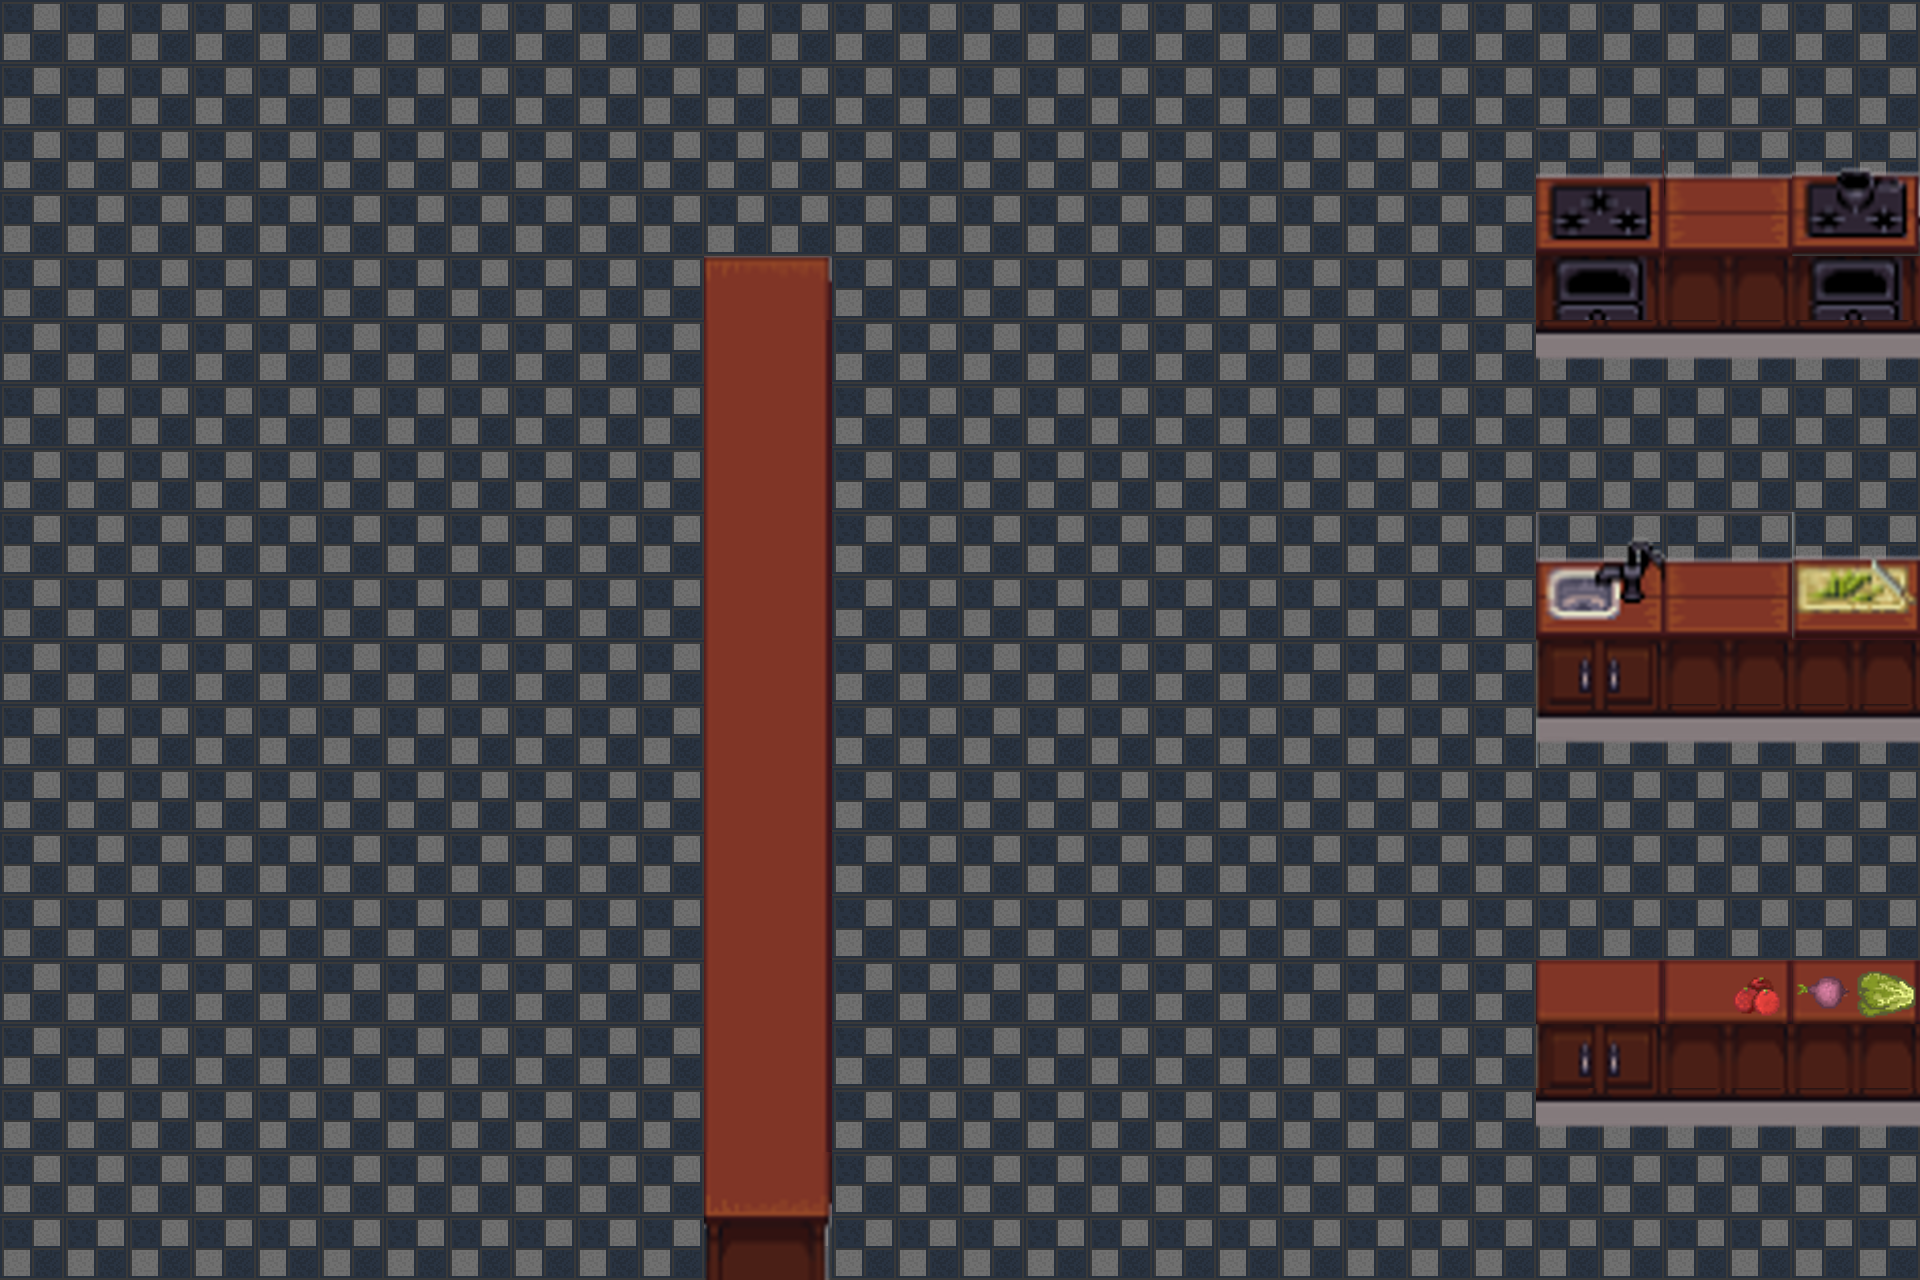

This game map was drawn from its Tiled (.tmx) file and the tilesets committed beside it. A one-line description and the full map source follow:
An orthogonal 30x20 tile map with 64x64 px tiles, 3 tile layers (Floor, Counter, CounterTop), 1 hidden layer not drawn, 5 tilesets and 13 objects.

<map version="1.9" tiledversion="1.9.2" orientation="orthogonal" renderorder="right-down" width="30" height="20" tilewidth="64" tileheight="64" infinite="0" nextlayerid="15" nextobjectid="30">
 <tileset firstgid="1" source="FloorSet.tsx" />
 <tileset firstgid="33" source="pic1.tsx" />
 <tileset firstgid="1057" source="FoodSet.tsx" />
 <tileset firstgid="1067" source="Paper.tsx" />
 <tileset firstgid="1069" source="Wall.tsx" />
 <layer id="1" name="Floor" width="30" height="20" locked="1">
  <data encoding="csv">
4,4,4,4,4,4,4,4,4,4,4,4,4,4,4,4,4,4,4,4,4,4,4,4,4,4,4,4,4,4,
4,4,4,4,4,4,4,4,4,4,4,4,4,4,4,4,4,4,4,4,4,4,4,4,4,4,4,4,4,4,
4,4,4,4,4,4,4,4,4,4,4,4,4,4,4,4,4,4,4,4,4,4,4,4,4,4,4,4,4,4,
4,4,4,4,4,4,4,4,4,4,4,4,4,4,4,4,4,4,4,4,4,4,4,4,4,4,4,4,4,4,
4,4,4,4,4,4,4,4,4,4,4,4,4,4,4,4,4,4,4,4,4,4,4,4,4,4,4,4,4,4,
4,4,4,4,4,4,4,4,4,4,4,4,4,4,4,4,4,4,4,4,4,4,4,4,4,4,4,4,4,4,
4,4,4,4,4,4,4,4,4,4,4,4,4,4,4,4,4,4,4,4,4,4,4,4,4,4,4,4,4,4,
4,4,4,4,4,4,4,4,4,4,4,4,4,4,4,4,4,4,4,4,4,4,4,4,4,4,4,4,4,4,
4,4,4,4,4,4,4,4,4,4,4,4,4,4,4,4,4,4,4,4,4,4,4,4,4,4,4,4,4,4,
4,4,4,4,4,4,4,4,4,4,4,4,4,4,4,4,4,4,4,4,4,4,4,4,4,4,4,4,4,4,
4,4,4,4,4,4,4,4,4,4,4,4,4,4,4,4,4,4,4,4,4,4,4,4,4,4,4,4,4,4,
4,4,4,4,4,4,4,4,4,4,4,4,4,4,4,4,4,4,4,4,4,4,4,4,4,4,4,4,4,4,
4,4,4,4,4,4,4,4,4,4,4,4,4,4,4,4,4,4,4,4,4,4,4,4,4,4,4,4,4,4,
4,4,4,4,4,4,4,4,4,4,4,4,4,4,4,4,4,4,4,4,4,4,4,4,4,4,4,4,4,4,
4,4,4,4,4,4,4,4,4,4,4,4,4,4,4,4,4,4,4,4,4,4,4,4,4,4,4,4,4,4,
4,4,4,4,4,4,4,4,4,4,4,4,4,4,4,4,4,4,4,4,4,4,4,4,4,4,4,4,4,4,
4,4,4,4,4,4,4,4,4,4,4,4,4,4,4,4,4,4,4,4,4,4,4,4,4,4,4,4,4,4,
4,4,4,4,4,4,4,4,4,4,4,4,4,4,4,4,4,4,4,4,4,4,4,4,4,4,4,4,4,4,
4,4,4,4,4,4,4,4,4,4,4,4,4,4,4,4,4,4,4,4,4,4,4,4,4,4,4,4,4,4,
4,4,4,4,4,4,4,4,4,4,4,4,4,4,4,4,4,4,4,4,4,4,4,4,4,4,4,4,4,4
</data>
 </layer>
 <layer id="5" name="Counter" width="30" height="20" locked="1">
  <data encoding="csv">
0,0,0,0,0,0,0,0,0,0,0,0,0,0,0,0,0,0,0,0,0,0,0,0,0,0,0,0,0,0,
0,0,0,0,0,0,0,0,0,0,0,0,0,0,0,0,0,0,0,0,0,0,0,0,0,0,0,0,0,0,
0,0,0,0,0,0,0,0,0,0,0,0,0,0,0,0,0,0,0,0,0,0,0,0,233,234,231,232,361,362,
0,0,0,0,0,0,0,0,0,0,0,0,0,0,0,0,0,0,0,0,0,0,0,0,265,266,263,264,393,394,
0,0,0,0,0,0,0,0,0,0,0,237,238,0,0,0,0,0,0,0,0,0,0,0,297,298,295,296,297,298,
0,0,0,0,0,0,0,0,0,0,0,267,268,0,0,0,0,0,0,0,0,0,0,0,326,326,326,326,326,326,
0,0,0,0,0,0,0,0,0,0,0,267,268,0,0,0,0,0,0,0,0,0,0,0,0,0,0,0,0,0,
0,0,0,0,0,0,0,0,0,0,0,267,268,0,0,0,0,0,0,0,0,0,0,0,0,0,0,0,0,0,
0,0,0,0,0,0,0,0,0,0,0,267,268,0,0,0,0,0,0,0,0,0,0,0,229,230,231,232,357,358,
0,0,0,0,0,0,0,0,0,0,0,267,268,0,0,0,0,0,0,0,0,0,0,0,261,262,263,264,389,390,
0,0,0,0,0,0,0,0,0,0,0,267,268,0,0,0,0,0,0,0,0,0,0,0,293,294,295,296,295,296,
0,0,0,0,0,0,0,0,0,0,0,267,268,0,0,0,0,0,0,0,0,0,0,0,325,326,326,326,326,326,
0,0,0,0,0,0,0,0,0,0,0,267,268,0,0,0,0,0,0,0,0,0,0,0,0,0,0,0,0,0,
0,0,0,0,0,0,0,0,0,0,0,267,268,0,0,0,0,0,0,0,0,0,0,0,0,0,0,0,0,0,
0,0,0,0,0,0,0,0,0,0,0,267,268,0,0,0,0,0,0,0,0,0,0,0,0,0,0,0,0,0,
0,0,0,0,0,0,0,0,0,0,0,267,268,0,0,0,0,0,0,0,0,0,0,0,457,458,457,458,457,458,
0,0,0,0,0,0,0,0,0,0,0,267,268,0,0,0,0,0,0,0,0,0,0,0,293,294,295,296,295,296,
0,0,0,0,0,0,0,0,0,0,0,267,268,0,0,0,0,0,0,0,0,0,0,0,326,326,326,326,326,326,
0,0,0,0,0,0,0,0,0,0,0,269,270,0,0,0,0,0,0,0,0,0,0,0,0,0,0,0,0,0,
0,0,0,0,0,0,0,0,0,0,0,301,302,0,0,0,0,0,0,0,0,0,0,0,0,0,0,0,0,0
</data>
 </layer>
 <layer id="8" name="CounterTop" width="30" height="20" locked="1">
  <data encoding="csv">
0,0,0,0,0,0,0,0,0,0,0,0,0,0,0,0,0,0,0,0,0,0,0,0,0,0,0,0,0,0,
0,0,0,0,0,0,0,0,0,0,0,0,0,0,0,0,0,0,0,0,0,0,0,0,0,0,0,0,0,0,
0,0,0,0,0,0,0,0,0,0,0,0,0,0,0,0,0,0,0,0,0,0,0,0,0,0,0,0,0,0,
0,0,0,0,0,0,0,0,0,0,0,0,0,0,0,0,0,0,0,0,0,0,0,0,0,0,0,0,0,0,
0,0,0,0,0,0,0,0,0,0,0,0,0,0,0,0,0,0,0,0,0,0,0,0,0,0,0,0,0,0,
0,0,0,0,0,0,0,0,0,0,0,0,0,0,0,0,0,0,0,0,0,0,0,0,0,0,0,0,0,0,
0,0,0,0,0,0,0,0,0,0,0,0,0,0,0,0,0,0,0,0,0,0,0,0,0,0,0,0,0,0,
0,0,0,0,0,0,0,0,0,0,0,0,0,0,0,0,0,0,0,0,0,0,0,0,0,0,0,0,0,0,
0,0,0,0,0,0,0,0,0,0,0,0,0,0,0,0,0,0,0,0,0,0,0,0,0,0,0,0,0,0,
0,0,0,0,0,0,0,0,0,0,0,0,0,0,0,0,0,0,0,0,0,0,0,0,0,0,0,0,0,0,
0,0,0,0,0,0,0,0,0,0,0,0,0,0,0,0,0,0,0,0,0,0,0,0,0,0,0,0,0,0,
0,0,0,0,0,0,0,0,0,0,0,0,0,0,0,0,0,0,0,0,0,0,0,0,0,0,0,0,0,0,
0,0,0,0,0,0,0,0,0,0,0,0,0,0,0,0,0,0,0,0,0,0,0,0,0,0,0,0,0,0,
0,0,0,0,0,0,0,0,0,0,0,0,0,0,0,0,0,0,0,0,0,0,0,0,0,0,0,0,0,0,
0,0,0,0,0,0,0,0,0,0,0,0,0,0,0,0,0,0,0,0,0,0,0,0,0,0,0,0,0,0,
0,0,0,0,0,0,0,0,0,0,0,0,0,0,0,0,0,0,0,0,0,0,0,0,1066,0,0,1063,1610613795,1060,
0,0,0,0,0,0,0,0,0,0,0,0,0,0,0,0,0,0,0,0,0,0,0,0,0,0,0,0,0,0,
0,0,0,0,0,0,0,0,0,0,0,0,0,0,0,0,0,0,0,0,0,0,0,0,0,0,0,0,0,0,
0,0,0,0,0,0,0,0,0,0,0,0,0,0,0,0,0,0,0,0,0,0,0,0,0,0,0,0,0,0,
0,0,0,0,0,0,0,0,0,0,0,0,0,0,0,0,0,0,0,0,0,0,0,0,0,0,0,0,0,0
</data>
 </layer>
 <layer id="13" name="Walls" width="30" height="20" visible="0" locked="1">
  <data encoding="csv">
1069,1069,1069,1069,1069,1069,1069,1069,1069,1069,1069,1069,1069,1069,1069,1069,1069,1069,1069,1069,1069,1069,1069,1069,1069,1069,1069,1069,1069,1069,
1069,0,0,0,0,0,0,0,0,0,0,0,0,0,0,0,0,0,0,0,0,0,0,0,0,0,0,0,0,1069,
1069,0,0,0,0,0,0,0,0,0,0,0,0,0,0,0,0,0,0,0,0,0,0,0,0,0,0,0,0,1069,
1069,0,0,0,0,0,0,0,0,0,0,0,0,0,0,0,0,0,0,0,0,0,0,0,1069,1069,1069,1069,1069,1069,
1069,0,0,0,0,0,0,0,0,0,0,1069,1069,0,0,0,0,0,0,0,0,0,0,0,1069,1069,1069,1069,1069,1069,
1069,0,0,0,0,0,0,0,0,0,0,1069,1069,0,0,0,0,0,0,0,0,0,0,0,0,0,0,0,0,1069,
1069,0,0,0,0,0,0,0,0,0,0,1069,1069,0,0,0,0,0,0,0,0,0,0,0,0,0,0,0,0,1069,
1069,0,0,0,0,0,0,0,0,0,0,1069,1069,0,0,0,0,0,0,0,0,0,0,0,0,0,0,0,0,1069,
1069,0,0,0,0,0,0,0,0,0,0,1069,1069,0,0,0,0,0,0,0,0,0,0,0,0,0,0,0,0,1069,
1069,0,0,0,0,0,0,0,0,0,0,1069,1069,0,0,0,0,0,0,0,0,0,0,0,1069,1069,1069,1069,1069,1069,
1069,0,0,0,0,0,0,0,0,0,0,1069,1069,0,0,0,0,0,0,0,0,0,0,0,1069,1069,1069,1069,1069,1069,
1069,0,0,0,0,0,0,0,0,0,0,1069,1069,0,0,0,0,0,0,0,0,0,0,0,0,0,0,0,0,1069,
1069,0,0,0,0,0,0,0,0,0,0,1069,1069,0,0,0,0,0,0,0,0,0,0,0,0,0,0,0,0,1069,
1069,0,0,0,0,0,0,0,0,0,0,1069,1069,0,0,0,0,0,0,0,0,0,0,0,0,0,0,0,0,1069,
1069,0,0,0,0,0,0,0,0,0,0,1069,1069,0,0,0,0,0,0,0,0,0,0,0,0,0,0,0,0,1069,
1069,0,0,0,0,0,0,0,0,0,0,1069,1069,0,0,0,0,0,0,0,0,0,0,0,1069,1069,1069,1069,1069,1069,
1069,0,0,0,0,0,0,0,0,0,0,1069,1069,0,0,0,0,0,0,0,0,0,0,0,1069,1069,1069,1069,1069,1069,
1069,0,0,0,0,0,0,0,0,0,0,1069,1069,0,0,0,0,0,0,0,0,0,0,0,0,0,0,0,0,1069,
1069,0,0,0,0,0,0,0,0,0,0,1069,1069,0,0,0,0,0,0,0,0,0,0,0,0,0,0,0,0,1069,
1069,1069,1069,1069,1069,1069,1069,1069,1069,1069,1069,1069,1069,1069,1069,1069,1069,1069,1069,1069,1069,1069,1069,1069,1069,1069,1069,1069,1069,1069
</data>
 </layer>
 <objectgroup id="7" name="Obstacles" visible="0" locked="1">
  <properties>
   <property name="blocked" value="" />
  </properties>
  <object id="3" x="1536" y="168" width="384" height="169.334" />
  <object id="7" x="1536" y="538.667" width="384" height="182.666" />
  <object id="8" x="1536" y="952" width="381.333" height="153.334" />
  <object id="12" x="704" y="258" width="128" height="1022" />
  <object id="13" x="2150" y="44" />
  <object id="26" x="2" y="2" width="1918" height="118" />
  <object id="27" x="0" y="128" width="36" height="1152" />
  <object id="28" x="0" y="1256" width="1920" height="24" />
  <object id="29" x="1904" y="0" width="16" height="1280" />
 </objectgroup>
 <objectgroup id="10" name="Equipment" visible="0" locked="1">
  <object id="21" x="1793.33" y="178.667" width="126.667" height="254.667" />
  <object id="22" x="1792" y="576" width="128" height="256" />
  <object id="24" x="1536" y="177.916" width="128" height="256" />
 </objectgroup>
 <objectgroup id="9" name="Food" visible="0" locked="1">
  <object id="20" x="1733.33" y="960" width="186.667" height="253.333" />
 </objectgroup>
</map>